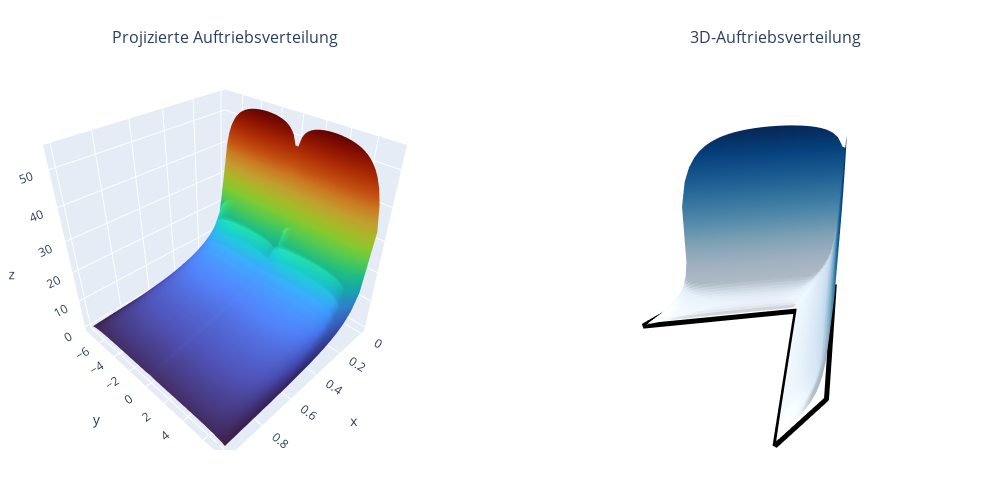

Source (notebook cell):
### Markdown cell above
### 6.1.7 Visualisierung
### 3D-Auftriebsverteilung
Für die Visualisierung wird hier plotly verwendet. Eine andere Möglichkeit zur Visualisierung mit high-level API. Das besondere an plotly ist die Möglichkeit zur Interaktion mit Plots durch Rotation und Zoom, was vor allem bei 3D-Darstellungen sehr hilfreich ist.

### Code cell
def plot_lift_distribution(X_C, Y_C, A):
    """
    Plottet die Auftriebsverteilung  als interaktive 3D-Oberfläche 
    """
    fig = make_subplots(rows=1, cols=2, specs=[[{"type": "surface"}, {"type": "surface"}]],
                        subplot_titles=("Projizierte Auftriebsverteilung", "3D-Auftriebsverteilung"))
    
    # Rechteckiges Punktegitter erzeugen
    x_rect = np.linspace(0, c, M)
    y_rect = np.linspace(-s, s, N)
    XX, YY = np.meshgrid(x_rect, y_rect)

    # Erstelle die projizierte Auftriebsverteilung
    fig.add_trace(go.Surface(
        z=A, x=XX, y=YY,
        colorscale='Turbo',
        name='Flügelgrundriss',
        showscale=False
        ), row=1, col=1)

    # Erstelle die 3D-Auftriebsverteilung
    fig.add_trace(go.Surface(
        z=A, x=X_C, y=Y_C,
        colorscale='Blues',
        name='Flügelgrundriss',
        showscale=False
        ), row=1, col=2)


    # Füge die Flügelplanform als 3D-Linie hinzu
    points = pfeilfluegel(s, np.degrees(phi))
    fig.add_trace(go.Scatter3d(
        x=points[:, 1], y=points[:, 0], z=np.zeros(points.shape[0]),
        mode='lines',
        line=dict(color='black', width=10),
        name='3D-Auftriebsverteilung'
        ), row=1, col=2)

    # Entferne die Achsen und Beschriftungen
    fig.update_layout(
        scene2=dict( 
            xaxis=dict(visible=False),
            yaxis=dict(visible=False),
            zaxis=dict(visible=False),
        ),
        margin=dict(l=0, r=0, b=50, t=50),  # Ränder einstellen
        width=1000,
        height=500
    )

    # Zeige den Plot an
    fig.show()


# Plot-Funktion ausführen
plot_lift_distribution(X_C, Y_C, A)

### Figure 1 — Plotly figure (JSON) as saved in the notebook; plotly's stock layout.template omitted (floating-point values rounded to 4 significant figures; data arrays with more than 128 entries replaced by an {"elided": "..."} marker saying what was removed)
{"data": [{"colorscale": [[0, "#30123b"], [0.07143, "#4145ab"], [0.1429, "#4675ed"], [0.2143, "#39a2fc"], [0.2857, "#1bcfd4"], [0.3571, "#24eca6"], [0.4286, "#61fc6c"], [0.5, "#a4fc3b"], [0.5714, "#d1e834"], [0.6429, "#f3c63a"], [0.7143, "#fe9b2d"], [0.7857, "#f36315"], [0.8571, "#d93806"], [0.9286, "#b11901"], [1, "#7a0402"]], "name": "Flügelgrundriss", "scene": "scene", "showscale": false, "type": "surface", "x": {"elided": "60x20 float values"}, "y": {"elided": "60x20 float values"}, "z": {"elided": "60x20 float values"}}, {"colorscale": [[0, "rgb(247,251,255)"], [0.125, "rgb(222,235,247)"], [0.25, "rgb(198,219,239)"], [0.375, "rgb(158,202,225)"], [0.5, "rgb(107,174,214)"], [0.625, "rgb(66,146,198)"], [0.75, "rgb(33,113,181)"], [0.875, "rgb(8,81,156)"], [1, "rgb(8,48,107)"]], "name": "Flügelgrundriss", "scene": "scene2", "showscale": false, "type": "surface", "x": {"elided": "60x20 float values"}, "y": {"elided": "60x20 float values"}, "z": {"elided": "60x20 float values"}}, {"line": {"color": "black", "width": 10}, "mode": "lines", "name": "3D-Auftriebsverteilung", "scene": "scene2", "type": "scatter3d", "x": [0, 2.01, 3.01, 1, 3.01, 2.01, 0], "y": [0, 7.5, 7.5, 0, -7.5, -7.5, 0], "z": [0, 0, 0, 0, 0, 0, 0]}], "layout": {"annotations": [{"font": {"size": 16}, "showarrow": false, "text": "Projizierte Auftriebsverteilung", "x": 0.225, "xanchor": "center", "xref": "paper", "y": 1, "yanchor": "bottom", "yref": "paper"}, {"font": {"size": 16}, "showarrow": false, "text": "3D-Auftriebsverteilung", "x": 0.775, "xanchor": "center", "xref": "paper", "y": 1, "yanchor": "bottom", "yref": "paper"}], "height": 500, "margin": {"b": 50, "l": 0, "r": 0, "t": 50}, "scene": {"domain": {"x": [0, 0.45], "y": [0, 1]}}, "scene2": {"domain": {"x": [0.55, 1], "y": [0, 1]}, "xaxis": {"visible": false}, "yaxis": {"visible": false}, "zaxis": {"visible": false}}, "width": 1000}}
